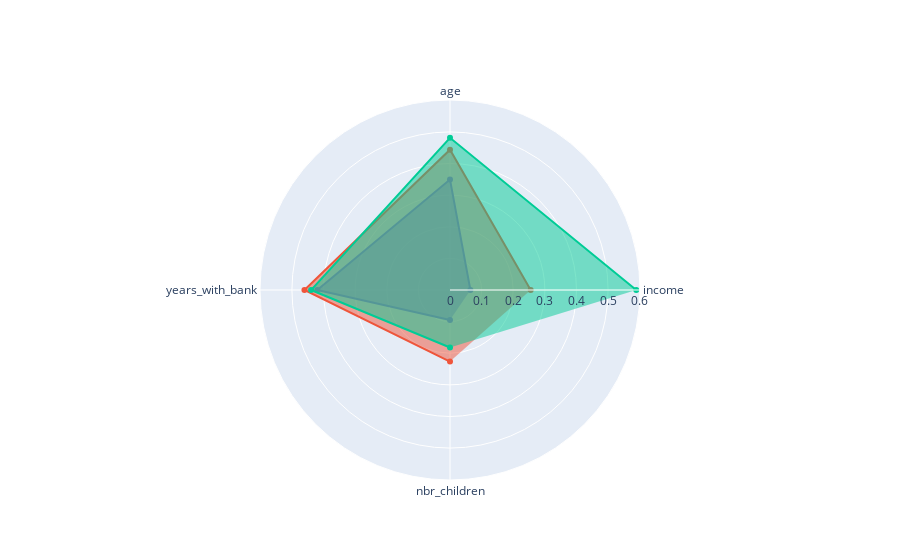

Notebook source saved alongside this figure:
### Code cell
fig = go.Figure()

for cluster in range(radar_df.shape[0]):
    fig.add_trace(go.Scatterpolar(
        r=radar_df.iloc[cluster, :5],
        theta=categories,
        fill='toself',
        name=f'Cluster {cluster}'
    ))

fig.update_layout(
    polar=dict(radialaxis=dict(visible=True,
                               range=[0, max(customers_numeric_mms)])),
    showlegend=False)

### Figure 1 — Plotly figure (JSON) as saved in the notebook; plotly's stock layout.template omitted (floating-point values rounded to 4 significant figures)
{"data": [{"fill": "toself", "name": "Cluster 0", "r": [0.06448, 0.3492, 0.4198, 0.09499], "theta": ["income", "age", "years_with_bank", "nbr_children", "y_km"], "type": "scatterpolar"}, {"fill": "toself", "name": "Cluster 1", "r": [0.2552, 0.4438, 0.4604, 0.2262], "theta": ["income", "age", "years_with_bank", "nbr_children", "y_km"], "type": "scatterpolar"}, {"fill": "toself", "name": "Cluster 2", "r": [0.5891, 0.4815, 0.4394, 0.1818], "theta": ["income", "age", "years_with_bank", "nbr_children", "y_km"], "type": "scatterpolar"}], "layout": {"autosize": true, "polar": {"angularaxis": {"type": "category"}, "radialaxis": {"autorange": true, "range": [0, 0.6147], "type": "linear", "visible": true}}, "showlegend": false}}
